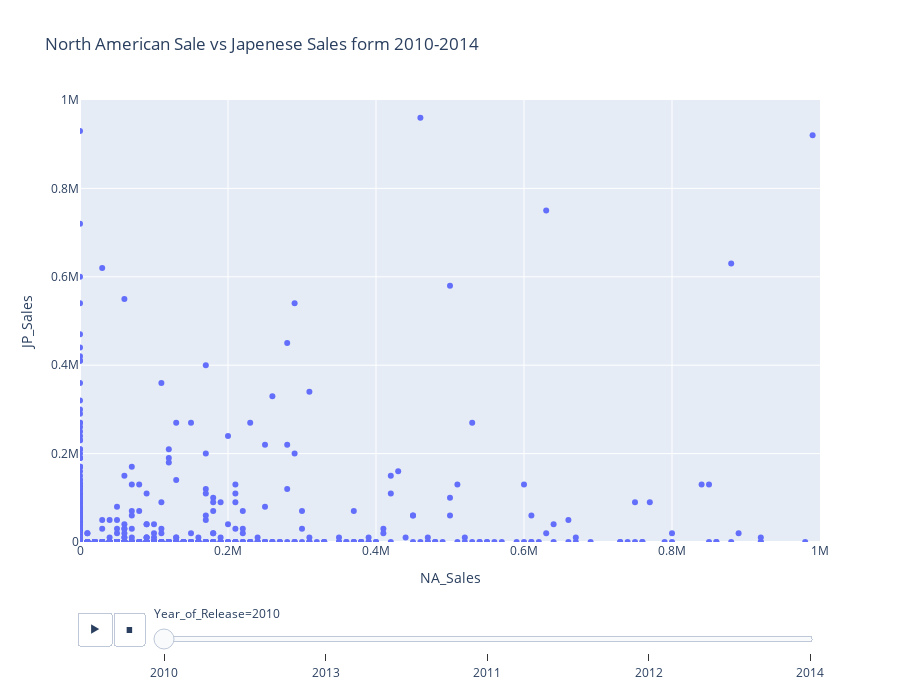

The notebook cell saved with this chart:
### Code cell
fig=px.scatter(dfQ1_2,x="NA_Sales",y="JP_Sales",animation_frame="Year_of_Release",
              animation_group="Name",hover_name="Name",height=700,title="North American Sale vs Japenese Sales form 2010-2014",
              range_x=[0,1000000], range_y=[0,1000000])
fig.show()

### Figure 1 — Plotly figure (JSON) as saved in the notebook; plotly's stock layout.template omitted (floating-point values rounded to 4 significant figures; data arrays with more than 128 entries replaced by an {"elided": "..."} marker saying what was removed)
{"data": [{"hovertemplate": "<b>%{hovertext}</b><br><br>Year_of_Release=2010<br>NA_Sales=%{x}<br>JP_Sales=%{y}<extra></extra>", "hovertext": {"elided": "1253 str values"}, "ids": {"elided": "1253 str values"}, "legendgroup": "", "marker": {"color": "#636efa", "symbol": "circle"}, "mode": "markers", "name": "", "orientation": "v", "showlegend": false, "type": "scatter", "x": {"elided": "1253 int values"}, "xaxis": "x", "y": {"elided": "1253 int values"}, "yaxis": "y"}], "layout": {"height": 700, "legend": {"tracegroupgap": 0}, "sliders": [{"active": 0, "currentvalue": {"prefix": "Year_of_Release="}, "len": 0.9, "pad": {"b": 10, "t": 60}, "steps": [{"args": [["2010"], {"frame": {"duration": 0, "redraw": false}, "fromcurrent": true, "mode": "immediate", "transition": {"duration": 0, "easing": "linear"}}], "label": "2010", "method": "animate"}, {"args": [["2013"], {"frame": {"duration": 0, "redraw": false}, "fromcurrent": true, "mode": "immediate", "transition": {"duration": 0, "easing": "linear"}}], "label": "2013", "method": "animate"}, {"args": [["2011"], {"frame": {"duration": 0, "redraw": false}, "fromcurrent": true, "mode": "immediate", "transition": {"duration": 0, "easing": "linear"}}], "label": "2011", "method": "animate"}, {"args": [["2012"], {"frame": {"duration": 0, "redraw": false}, "fromcurrent": true, "mode": "immediate", "transition": {"duration": 0, "easing": "linear"}}], "label": "2012", "method": "animate"}, {"args": [["2014"], {"frame": {"duration": 0, "redraw": false}, "fromcurrent": true, "mode": "immediate", "transition": {"duration": 0, "easing": "linear"}}], "label": "2014", "method": "animate"}], "x": 0.1, "xanchor": "left", "y": 0, "yanchor": "top"}], "title": {"text": "North American Sale vs Japenese Sales form 2010-2014"}, "updatemenus": [{"buttons": [{"args": [null, {"frame": {"duration": 500, "redraw": false}, "fromcurrent": true, "mode": "immediate", "transition": {"duration": 500, "easing": "linear"}}], "label": "&#9654;", "method": "animate"}, {"args": [[null], {"frame": {"duration": 0, "redraw": false}, "fromcurrent": true, "mode": "immediate", "transition": {"duration": 0, "easing": "linear"}}], "label": "&#9724;", "method": "animate"}], "direction": "left", "pad": {"r": 10, "t": 70}, "showactive": false, "type": "buttons", "x": 0.1, "xanchor": "right", "y": 0, "yanchor": "top"}], "xaxis": {"anchor": "y", "domain": [0, 1], "range": [0, 1000000], "title": {"text": "NA_Sales"}}, "yaxis": {"anchor": "x", "domain": [0, 1], "range": [0, 1000000], "title": {"text": "JP_Sales"}}}}
